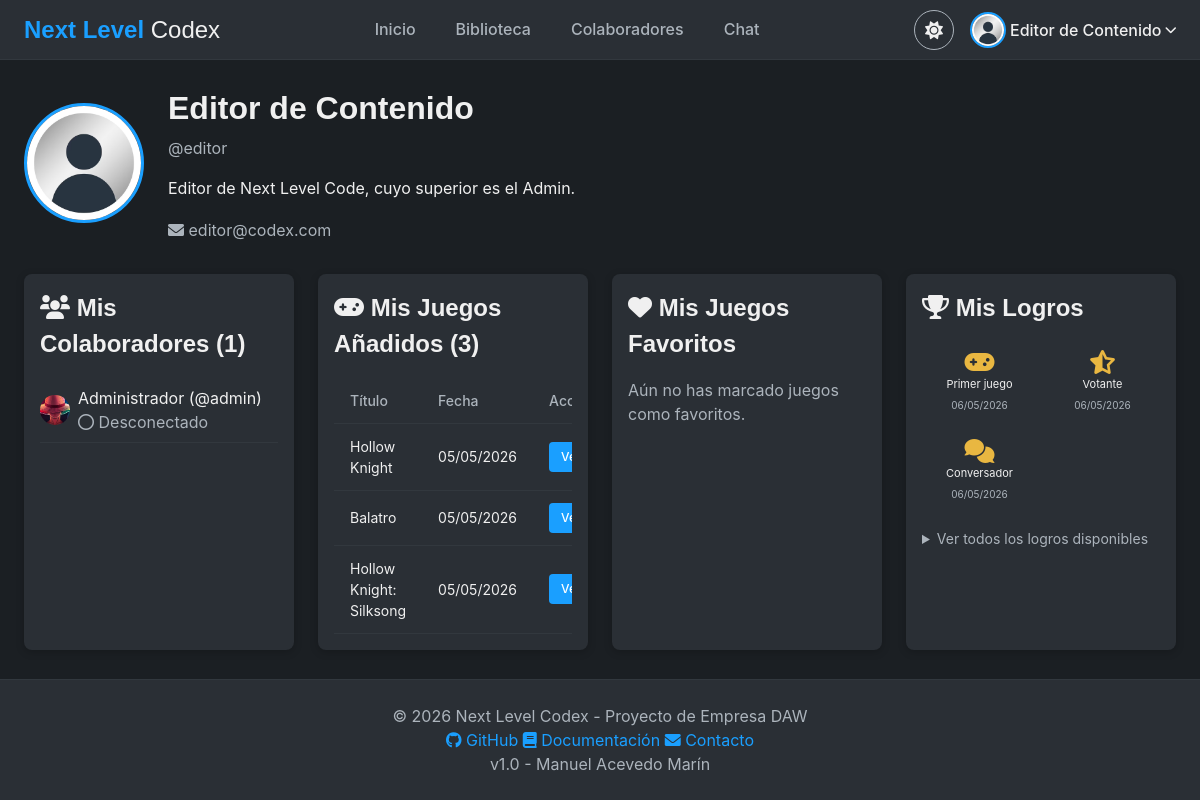
Before: /vistas/perfil.php (signed in) with the older database file.
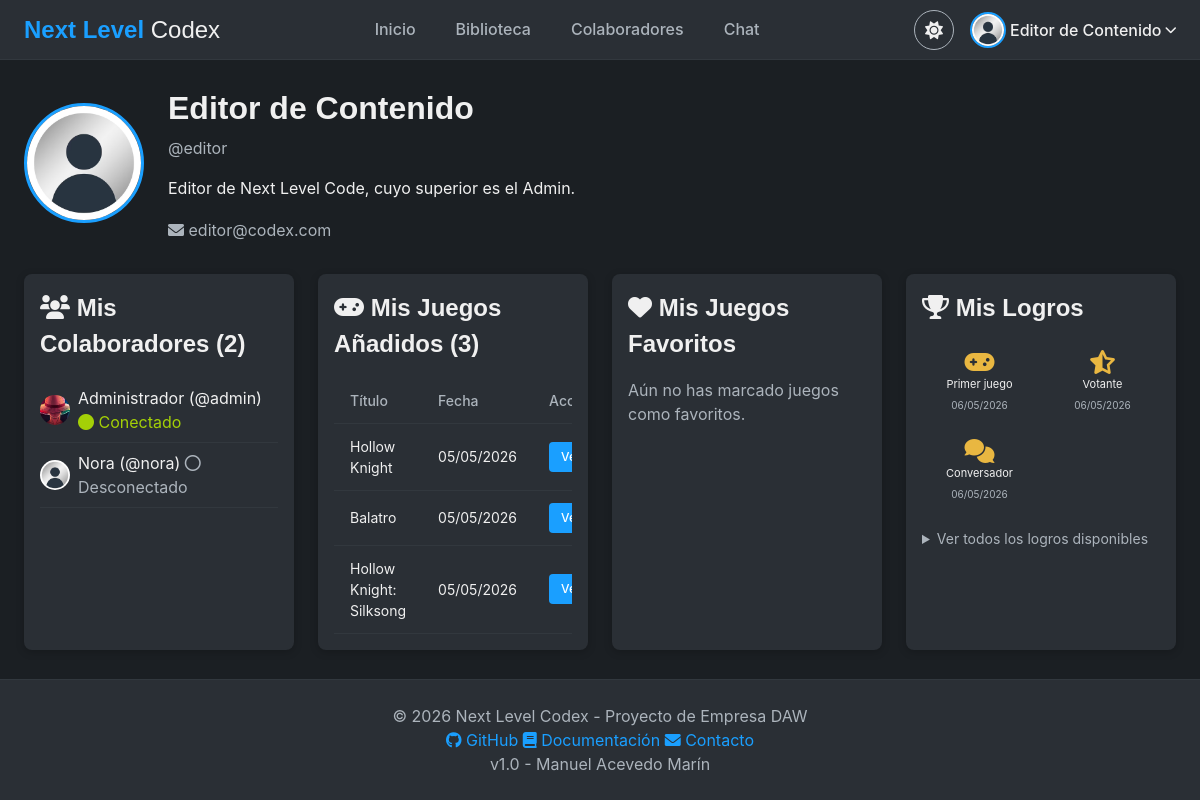
After: the same page with the newer database file.
### tables this page shows
CREATE TABLE `usuarios` (
  `id` int(11) NOT NULL,
  `user` varchar(50) NOT NULL,
  `email` varchar(100) NOT NULL,
  `pass` varchar(255) NOT NULL,
  `nombre` varchar(100) NOT NULL,
  `level` int(11) NOT NULL DEFAULT 1 COMMENT '0=Admin, 1=Usuario normal',
  `amigos` text DEFAULT NULL,
  `ultima_conexion` datetime DEFAULT NULL,
  `conectado` int(11) DEFAULT 0,
  `ban_hasta` datetime DEFAULT NULL,
  `avatar` varchar(255) DEFAULT 'default.jpg' COMMENT 'Nombre del archivo de avatar',
  `bio` text DEFAULT NULL COMMENT 'Descripción del perfil',
  `idioma` varchar(5) DEFAULT 'es' COMMENT 'Idioma preferido (es / en)',
  `perfil_publico` tinyint(1) NOT NULL DEFAULT 0 COMMENT '1 = perfil visible para otros usuarios'
);

CREATE TABLE `juegos` (
  `id` int(11) NOT NULL,
  `titulo` varchar(150) NOT NULL,
  `desarrollador` varchar(100) DEFAULT NULL,
  `distribuidora` varchar(100) DEFAULT NULL,
  `fecha_lanzamiento` date DEFAULT NULL,
  `genero` varchar(50) DEFAULT NULL,
  `descripcion` text DEFAULT NULL,
  `portada` varchar(255) DEFAULT 'default_game.jpg',
  `mapa_imagen` varchar(255) DEFAULT NULL,
  `enlace_compra` varchar(500) DEFAULT NULL,
  `creador_id` int(11) NOT NULL,
  `fecha_creacion` datetime DEFAULT current_timestamp(),
  `tiene_items` tinyint(1) NOT NULL DEFAULT 0 COMMENT '1 = tiene elementos (armas, cartas...)',
  `nombre_items` varchar(50) DEFAULT 'Armas' COMMENT 'Nombre del tipo de elemento (Armas, Cartas, Hechizos...)',
  `tiene_personajes` tinyint(1) NOT NULL DEFAULT 0 COMMENT '1 = tiene personajes / NPCs',
  `tiene_mapa` tinyint(1) NOT NULL DEFAULT 0 COMMENT '1 = tiene mapa propio',
  `en_desarrollo` tinyint(1) NOT NULL DEFAULT 0,
  `trailer` varchar(500) DEFAULT NULL COMMENT 'Enlace al tráiler (YouTube, etc.)'
);

CREATE TABLE `logros_usuarios` (
  `id_usuario` int(11) NOT NULL,
  `id_logro` int(11) NOT NULL,
  `fecha_obtencion` datetime DEFAULT current_timestamp()
);

CREATE TABLE `logros` (
  `id` int(11) NOT NULL,
  `nombre` varchar(100) NOT NULL,
  `descripcion` varchar(255) NOT NULL,
  `icono` varchar(50) DEFAULT 'trophy',
  `criterio` varchar(255) NOT NULL COMMENT 'Descripción del requisito'
);

### vistas/perfil.php (the view, shortened to what the rows shown need)
<?php
include "../sec/sec.php";
$stmt = $db->prepare("SELECT id, user, nombre, email, avatar, bio, level, amigos, conectado FROM usuarios WHERE id = ?");
$stmt->bind_param("i", $_SESSION['id']);
$stmt->execute();
$usuario = $stmt->get_result()->fetch_assoc();
$colaboradores = [];
if (!empty($usuario['amigos'])) {
    $ids = array_filter(explode('#', $usuario['amigos']));
    if (count($ids) > 0) {
        $placeholders = implode(',', array_fill(0, count($ids), '?'));
        $stmt = $db->prepare("SELECT id, user, nombre, avatar, conectado FROM usuarios WHERE id IN ($placeholders)");
        $stmt->bind_param(str_repeat('i', count($ids)), ...$ids);
        $stmt->execute();
        $colaboradores = $stmt->get_result()->fetch_all(MYSQLI_ASSOC);
    }
}
$juegos = [];
if ($_SESSION['level'] <= 1) {
    $stmt = $db->prepare("SELECT id, titulo, fecha_creacion FROM juegos WHERE creador_id = ? ORDER BY fecha_creacion DESC");
    $stmt->bind_param("i", $_SESSION['id']);
    $stmt->execute();
    $juegos = $stmt->get_result()->fetch_all(MYSQLI_ASSOC);
}
include "../sec/header.php";
?>
<div class="main-container">
    <div class="perfil-header">
        <img src="../assets/img/avatars/<?php echo htmlspecialchars($usuario['avatar'] ?: 'default.jpg'); ?>"
            alt="Avatar" class="perfil-avatar" onerror="this.src='../assets/img/avatars/default.jpg'">
        <div class="perfil-info">
            <h1><?php echo htmlspecialchars($usuario['nombre']); ?></h1>
            <p class="text-muted">@<?php echo htmlspecialchars($usuario['user']); ?></p>
            <?php if (!empty($usuario['bio'])): ?>
                <p class="perfil-bio"><?php echo nl2br(htmlspecialchars($usuario['bio'])); ?></p>
            <?php else: ?>
                <p class="text-muted"><em>Sin biografía</em></p>
            <?php endif; ?>
            <p class="text-muted">
                <i class="fas fa-envelope"></i> <?php echo htmlspecialchars($usuario['email']); ?>
            </p>
        </div>
    </div>
    <div class="perfil-secciones">
        <div class="card" style="flex: 1;">
            <div class="card-body">
                <h2><i class="fas fa-users"></i> Mis Colaboradores (<?php echo count($colaboradores); ?>)</h2>
                <?php if (count($colaboradores) > 0): ?>
                    <div class="lista-colaboradores">
                        <?php foreach ($colaboradores as $col): ?>
                            <div class="colaborador-item">
                                <img src="../assets/img/avatars/<?php echo htmlspecialchars($col['avatar'] ?: 'default.jpg'); ?>"
                                    alt="Avatar" class="mini-avatar" onerror="this.src='../assets/img/avatars/default.jpg'">
                                <span>
                                    <?php echo htmlspecialchars($col['nombre']); ?>
                                    (@<?php echo htmlspecialchars($col['user']); ?>)
                                    <?php if ($col['conectado'] == 1): ?>
                                        <span style="color: var(--success);"><i class="fas fa-circle"></i> Conectado</span>
                                    <?php else: ?>
                                        <span class="text-muted"><i class="far fa-circle"></i> Desconectado</span>
                                    <?php endif; ?>
                                </span>
                            </div>
                        <?php endforeach; ?>
                    </div>
                <?php else: ?>
                    <p class="text-muted">Aún no tienes colaboradores.</p>
                <?php endif; ?>
            </div>
        </div>
        <?php if ($_SESSION['level'] <= 1): ?>
            <div class="card" style="flex: 1;">
                <div class="card-body">
                    <h2><i class="fas fa-gamepad"></i> Mis Juegos Añadidos (<?php echo count($juegos); ?>)</h2>
                    <?php if (count($juegos) > 0): ?>
                        <div class="table-container">
                            <table class="table">
                                <thead>
                                    <tr>
                                        <th>Título</th>
                                        <th>Fecha</th>
                                        <th>Acción</th>
                                    </tr>
                                </thead>
                                <tbody>
                                    <?php foreach ($juegos as $juego): ?>
                                        <tr>
                                            <td><?php echo htmlspecialchars($juego['titulo']); ?></td>
                                            <td><?php echo date('d/m/Y', strtotime($juego['fecha_creacion'])); ?></td>
                                            <td><a href="ficha_juego.php?id=<?php echo $juego['id']; ?>"
                                                    class="btn btn-sm btn-primary">Ver</a></td>
                                        </tr>
                                    <?php endforeach; ?>
                                </tbody>
                            </table>
                        </div>
                    <?php else: ?>
                        <p class="text-muted">No has añadido ningún juego.</p>
                    <?php endif; ?>
                </div>
            </div>
        <?php endif; ?>
        <div class="card" style="flex: 1;">
            <div class="card-body">
                <h2><i class="fas fa-heart"></i> Mis Juegos Favoritos</h2>
            </div>
        </div>
        <div class="card" style="flex: 1;">
            <div class="card-body">
                <h2><i class="fas fa-trophy"></i> Mis Logros</h2>
                <?php
                $stmtLogros = $db->prepare("SELECT l.id as id_logro, l.nombre, l.descripcion, l.icono, lu.fecha_obtencion
                            FROM logros_usuarios lu
                            JOIN logros l ON lu.id_logro = l.id
                            WHERE lu.id_usuario = ?
                            ORDER BY lu.fecha_obtencion DESC");
                $stmtLogros->bind_param("i", $_SESSION['id']);
                $stmtLogros->execute();
                $logrosObtenidos = $stmtLogros->get_result()->fetch_all(MYSQLI_ASSOC);
                if (count($logrosObtenidos) > 0): ?>
                    <div class="logros-grid"
                        style="display: grid; grid-template-columns: repeat(auto-fill, minmax(80px, 1fr)); gap: var(--spacing-sm); margin-top: var(--spacing-md);">
                        <?php foreach ($logrosObtenidos as $logro): ?>
                            <div class="logro-item" style="text-align: center; padding: var(--spacing-sm);"
                                title="<?= htmlspecialchars($logro['descripcion']) ?>">
                                <i class="fas fa-<?= htmlspecialchars($logro['icono']) ?>"
                                    style="font-size: 24px; color: var(--warning); display: block; margin-bottom: 4px;"></i>
                                <span style="font-size: 11px; display: block; line-height: 1.2;">
                                    <?= htmlspecialchars($logro['nombre']) ?>
                                </span>
                                <span style="font-size: 10px; color: var(--text-secondary);">
                                    <?= date('d/m/Y', strtotime($logro['fecha_obtencion'])) ?>
                                </span>
                            </div>
                        <?php endforeach; ?>
                    </div>
                <?php else: ?>
                    <p class="text-muted">Aún no has desbloqueado ningún logro.</p>
                <?php endif; ?>
            </div>
        </div>
    </div>
</div>
<?php include "../sec/footer.php"; ?>

Changed rows visible on the page:
changed usuarios "Administrador": conectado "Desconectado" → "Conectado"
now on this page (row edited): usuarios: avatar (placeholder picture), nombre "Nora", user "nora", conectado 0 (drawn)
Other visible differences:
count($colaboradores): "1" → "2"
